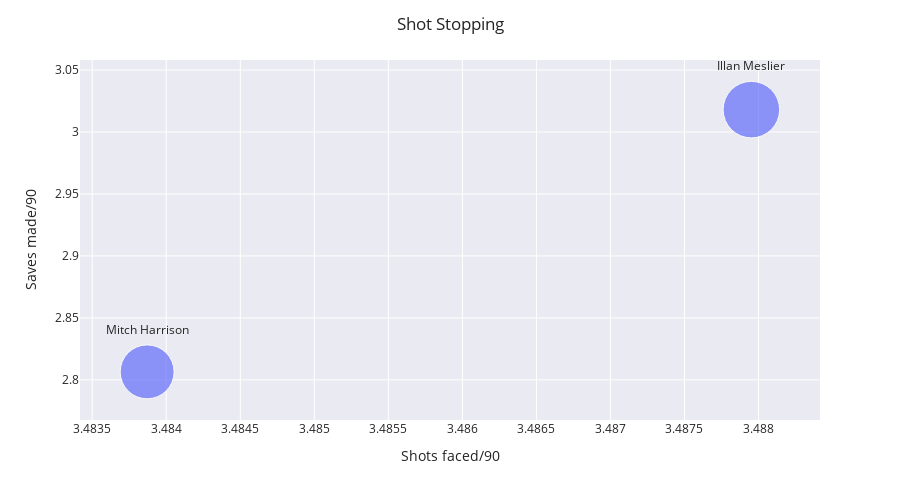

Notebook source saved alongside this figure:
### Code cell
#Analysing Goalkeepers
condition = (df['Best Pos']=='GK')
included = df[condition]
fig = px.scatter(included, x="Faced_90", y="Saves_90", text="Name", log_x=False, size_max=40, size='Sv %')
#fig.update_yaxes(autorange="reversed")
fig.update_traces(textposition='top center')
fig.update_layout(height=500)
fig.update_xaxes(title_text='Shots faced/90')
fig.update_yaxes(title_text='Saves made/90')
for template in ["seaborn"]:
    fig.update_layout(template=template, title="Shot Stopping")
fig.show()

### Figure 1 — Plotly figure (JSON) as saved in the notebook; plotly's stock layout.template omitted (floating-point values rounded to 4 significant figures)
{"data": [{"hovertemplate": "Faced_90=%{x}<br>Saves_90=%{y}<br>Sv %=%{marker.size}<br>Name=%{text}<extra></extra>", "legendgroup": "", "marker": {"color": "#636efa", "size": [80, 88], "sizemode": "area", "sizeref": 0.055, "symbol": "circle"}, "mode": "markers+text", "name": "", "orientation": "v", "showlegend": false, "text": ["Mitch Harrison", "Illan Meslier"], "textposition": "top center", "type": "scatter", "x": [3.484, 3.488], "xaxis": "x", "y": [2.806, 3.018], "yaxis": "y"}], "layout": {"height": 500, "legend": {"itemsizing": "constant", "tracegroupgap": 0}, "margin": {"t": 60}, "title": {"text": "Shot Stopping"}, "xaxis": {"anchor": "y", "domain": [0, 1], "title": {"text": "Shots faced/90"}}, "yaxis": {"anchor": "x", "domain": [0, 1], "title": {"text": "Saves made/90"}}}}
